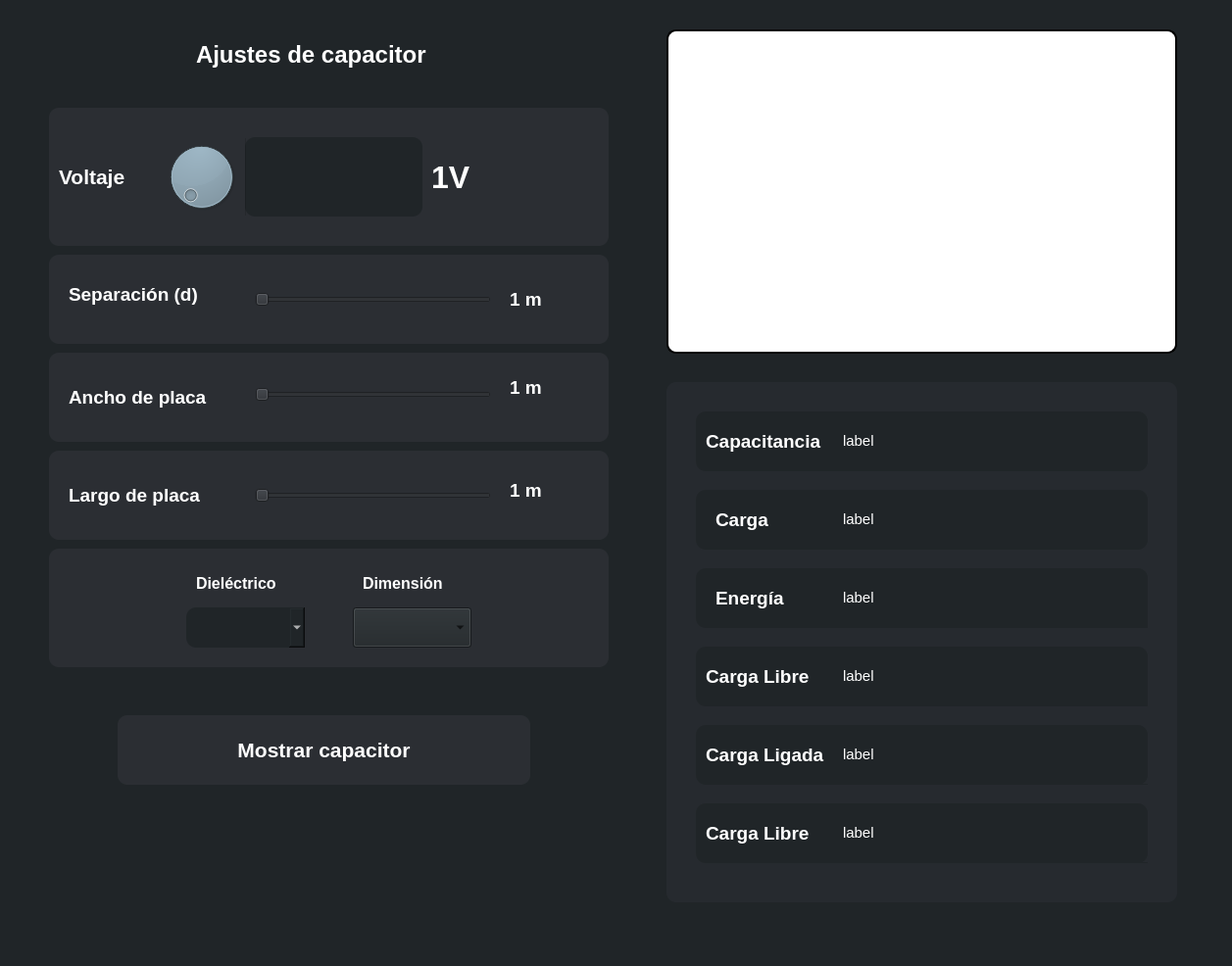
<?xml version="1.0" encoding="UTF-8"?>
<ui version="4.0">
 <class>MainWindow</class>
 <widget class="QMainWindow" name="MainWindow">
  <property name="geometry">
   <rect>
    <x>0</x>
    <y>0</y>
    <width>1257</width>
    <height>986</height>
   </rect>
  </property>
  <property name="windowTitle">
   <string>Capacitor de placas paralelas</string>
  </property>
  <property name="styleSheet">
   <string notr="true">background-color: rgb(32, 37, 40);</string>
  </property>
  <widget class="QWidget" name="centralwidget">
   <widget class="QLabel" name="label">
    <property name="geometry">
     <rect>
      <x>200</x>
      <y>40</y>
      <width>351</width>
      <height>31</height>
     </rect>
    </property>
    <property name="font">
     <font>
      <family>Tahoma</family>
      <pointsize>18</pointsize>
      <weight>75</weight>
      <bold>true</bold>
     </font>
    </property>
    <property name="styleSheet">
     <string notr="true">color: rgb(255, 255, 255);</string>
    </property>
    <property name="text">
     <string>Ajustes de capacitor</string>
    </property>
   </widget>
   <widget class="QDial" name="dial">
    <property name="geometry">
     <rect>
      <x>160</x>
      <y>140</y>
      <width>91</width>
      <height>81</height>
     </rect>
    </property>
    <property name="minimum">
     <number>1</number>
    </property>
    <property name="maximum">
     <number>50</number>
    </property>
    <property name="tracking">
     <bool>true</bool>
    </property>
    <property name="orientation">
     <enum>Qt::Vertical</enum>
    </property>
    <property name="invertedAppearance">
     <bool>false</bool>
    </property>
    <property name="invertedControls">
     <bool>false</bool>
    </property>
   </widget>
   <widget class="QLabel" name="label_2">
    <property name="geometry">
     <rect>
      <x>60</x>
      <y>160</y>
      <width>111</width>
      <height>41</height>
     </rect>
    </property>
    <property name="font">
     <font>
      <family>Tahoma</family>
      <pointsize>16</pointsize>
      <weight>75</weight>
      <bold>true</bold>
     </font>
    </property>
    <property name="styleSheet">
     <string notr="true">color: rgb(255, 255, 255);
background-color: transparent;
</string>
    </property>
    <property name="text">
     <string>Voltaje</string>
    </property>
   </widget>
   <widget class="QLabel" name="voltajeLabel">
    <property name="geometry">
     <rect>
      <x>440</x>
      <y>150</y>
      <width>91</width>
      <height>61</height>
     </rect>
    </property>
    <property name="font">
     <font>
      <family>Tahoma</family>
      <pointsize>24</pointsize>
      <weight>75</weight>
      <bold>true</bold>
     </font>
    </property>
    <property name="styleSheet">
     <string notr="true">color: rgb(255, 255, 255);
background-color: transparent;
</string>
    </property>
    <property name="text">
     <string>1V</string>
    </property>
   </widget>
   <widget class="QProgressBar" name="voltajeBar">
    <property name="geometry">
     <rect>
      <x>250</x>
      <y>140</y>
      <width>181</width>
      <height>81</height>
     </rect>
    </property>
    <property name="styleSheet">
     <string notr="true">border-radius: 10px;</string>
    </property>
    <property name="minimum">
     <number>1</number>
    </property>
    <property name="maximum">
     <number>50</number>
    </property>
    <property name="value">
     <number>1</number>
    </property>
    <property name="textVisible">
     <bool>false</bool>
    </property>
   </widget>
   <widget class="QComboBox" name="dielectricoComboBox">
    <property name="geometry">
     <rect>
      <x>190</x>
      <y>620</y>
      <width>121</width>
      <height>41</height>
     </rect>
    </property>
    <property name="font">
     <font>
      <family>Tahoma</family>
      <pointsize>12</pointsize>
      <weight>75</weight>
      <bold>true</bold>
     </font>
    </property>
    <property name="styleSheet">
     <string notr="true">border-color: rgb(170, 255, 255);
color: rgb(255, 255, 255);
border-radius: 10px;</string>
    </property>
   </widget>
   <widget class="QComboBox" name="dimensionComboBox">
    <property name="geometry">
     <rect>
      <x>360</x>
      <y>620</y>
      <width>121</width>
      <height>41</height>
     </rect>
    </property>
    <property name="font">
     <font>
      <family>Tahoma</family>
      <pointsize>12</pointsize>
      <weight>75</weight>
      <bold>true</bold>
     </font>
    </property>
    <property name="styleSheet">
     <string notr="true">color: rgb(255, 255, 255);
color: rgb(255, 255, 255);
border-radius: 10px;
dimensionComboBox::item { color: white; }
</string>
    </property>
   </widget>
   <widget class="QPushButton" name="calculateButton">
    <property name="geometry">
     <rect>
      <x>120</x>
      <y>730</y>
      <width>421</width>
      <height>71</height>
     </rect>
    </property>
    <property name="font">
     <font>
      <family>Tahoma</family>
      <pointsize>16</pointsize>
      <weight>75</weight>
      <bold>true</bold>
     </font>
    </property>
    <property name="styleSheet">
     <string notr="true">border-radius: 10px;
color: rgb(255, 255, 255);
background-color: rgb(43, 46, 51);</string>
    </property>
    <property name="text">
     <string>Mostrar capacitor</string>
    </property>
   </widget>
   <widget class="QLabel" name="imageLabel">
    <property name="geometry">
     <rect>
      <x>680</x>
      <y>30</y>
      <width>521</width>
      <height>331</height>
     </rect>
    </property>
    <property name="styleSheet">
     <string notr="true">background-color: rgb(255, 255, 255);
border: 2px solid black;
border-radius: 10px;</string>
    </property>
    <property name="text">
     <string/>
    </property>
   </widget>
   <widget class="QLabel" name="separacionLabel">
    <property name="geometry">
     <rect>
      <x>520</x>
      <y>280</y>
      <width>81</width>
      <height>51</height>
     </rect>
    </property>
    <property name="font">
     <font>
      <family>Tahoma</family>
      <pointsize>14</pointsize>
      <weight>75</weight>
      <bold>true</bold>
     </font>
    </property>
    <property name="styleSheet">
     <string notr="true">color: rgb(255, 255, 255);
background-color: rgb(43, 46, 51);</string>
    </property>
    <property name="text">
     <string>1 m</string>
    </property>
   </widget>
   <widget class="QLabel" name="anchoLabel">
    <property name="geometry">
     <rect>
      <x>520</x>
      <y>380</y>
      <width>81</width>
      <height>31</height>
     </rect>
    </property>
    <property name="font">
     <font>
      <family>Tahoma</family>
      <pointsize>14</pointsize>
      <weight>75</weight>
      <bold>true</bold>
     </font>
    </property>
    <property name="styleSheet">
     <string notr="true">color: rgb(255, 255, 255);
background-color: rgb(43, 46, 51);</string>
    </property>
    <property name="text">
     <string>1 m</string>
    </property>
   </widget>
   <widget class="QSlider" name="anchoSlider">
    <property name="geometry">
     <rect>
      <x>260</x>
      <y>387</y>
      <width>241</width>
      <height>31</height>
     </rect>
    </property>
    <property name="styleSheet">
     <string notr="true">background-color: rgb(43, 46, 51);</string>
    </property>
    <property name="minimum">
     <number>1</number>
    </property>
    <property name="maximum">
     <number>100</number>
    </property>
    <property name="orientation">
     <enum>Qt::Horizontal</enum>
    </property>
   </widget>
   <widget class="QLabel" name="label_5">
    <property name="geometry">
     <rect>
      <x>70</x>
      <y>380</y>
      <width>191</width>
      <height>51</height>
     </rect>
    </property>
    <property name="font">
     <font>
      <family>Tahoma</family>
      <pointsize>14</pointsize>
      <weight>75</weight>
      <bold>true</bold>
     </font>
    </property>
    <property name="styleSheet">
     <string notr="true">color: rgb(255, 255, 255);
background-color: rgb(43, 46, 51);</string>
    </property>
    <property name="text">
     <string>Ancho de placa</string>
    </property>
   </widget>
   <widget class="QSlider" name="separacionSlider">
    <property name="geometry">
     <rect>
      <x>260</x>
      <y>290</y>
      <width>241</width>
      <height>31</height>
     </rect>
    </property>
    <property name="styleSheet">
     <string notr="true">background-color: rgb(43, 46, 51);</string>
    </property>
    <property name="minimum">
     <number>1</number>
    </property>
    <property name="maximum">
     <number>100</number>
    </property>
    <property name="orientation">
     <enum>Qt::Horizontal</enum>
    </property>
   </widget>
   <widget class="QLabel" name="label_3">
    <property name="geometry">
     <rect>
      <x>70</x>
      <y>280</y>
      <width>171</width>
      <height>41</height>
     </rect>
    </property>
    <property name="font">
     <font>
      <family>Tahoma</family>
      <pointsize>14</pointsize>
      <weight>75</weight>
      <bold>true</bold>
     </font>
    </property>
    <property name="styleSheet">
     <string notr="true">color: rgb(255, 255, 255);
background-color: rgb(43, 46, 51);</string>
    </property>
    <property name="text">
     <string>Separación (d)</string>
    </property>
   </widget>
   <widget class="QLabel" name="batteryLabel">
    <property name="geometry">
     <rect>
      <x>540</x>
      <y>140</y>
      <width>71</width>
      <height>71</height>
     </rect>
    </property>
    <property name="styleSheet">
     <string notr="true">background-color: transparent;
</string>
    </property>
    <property name="text">
     <string/>
    </property>
   </widget>
   <widget class="QLabel" name="label_6">
    <property name="geometry">
     <rect>
      <x>200</x>
      <y>580</y>
      <width>121</width>
      <height>31</height>
     </rect>
    </property>
    <property name="font">
     <font>
      <family>Tahoma</family>
      <pointsize>12</pointsize>
      <weight>75</weight>
      <bold>true</bold>
     </font>
    </property>
    <property name="styleSheet">
     <string notr="true">color: rgb(255, 255, 255);
background-color: transparent;
</string>
    </property>
    <property name="text">
     <string>Dieléctrico</string>
    </property>
   </widget>
   <widget class="QLabel" name="label_7">
    <property name="geometry">
     <rect>
      <x>370</x>
      <y>580</y>
      <width>161</width>
      <height>31</height>
     </rect>
    </property>
    <property name="font">
     <font>
      <family>Tahoma</family>
      <pointsize>12</pointsize>
      <weight>75</weight>
      <bold>true</bold>
     </font>
    </property>
    <property name="styleSheet">
     <string notr="true">color: rgb(255, 255, 255);
background-color: transparent;</string>
    </property>
    <property name="text">
     <string>Dimensión</string>
    </property>
   </widget>
   <widget class="QLabel" name="largoLabel">
    <property name="geometry">
     <rect>
      <x>520</x>
      <y>480</y>
      <width>91</width>
      <height>41</height>
     </rect>
    </property>
    <property name="font">
     <font>
      <family>Tahoma</family>
      <pointsize>14</pointsize>
      <weight>75</weight>
      <bold>true</bold>
     </font>
    </property>
    <property name="styleSheet">
     <string notr="true">color: rgb(255, 255, 255);
background-color: rgb(43, 46, 51);</string>
    </property>
    <property name="text">
     <string>1 m</string>
    </property>
   </widget>
   <widget class="QSlider" name="largoSlider">
    <property name="geometry">
     <rect>
      <x>260</x>
      <y>490</y>
      <width>241</width>
      <height>31</height>
     </rect>
    </property>
    <property name="styleSheet">
     <string notr="true">color: rgb(255, 255, 255);
background-color: rgb(43, 46, 51);</string>
    </property>
    <property name="minimum">
     <number>1</number>
    </property>
    <property name="maximum">
     <number>100</number>
    </property>
    <property name="orientation">
     <enum>Qt::Horizontal</enum>
    </property>
   </widget>
   <widget class="QLabel" name="label_4">
    <property name="geometry">
     <rect>
      <x>70</x>
      <y>480</y>
      <width>171</width>
      <height>51</height>
     </rect>
    </property>
    <property name="font">
     <font>
      <family>Tahoma</family>
      <pointsize>14</pointsize>
      <weight>75</weight>
      <bold>true</bold>
     </font>
    </property>
    <property name="styleSheet">
     <string notr="true">color: rgb(255, 255, 255);
background-color: rgb(43, 46, 51);</string>
    </property>
    <property name="text">
     <string>Largo de placa</string>
    </property>
   </widget>
   <widget class="QLabel" name="imageLabel_2">
    <property name="geometry">
     <rect>
      <x>50</x>
      <y>460</y>
      <width>571</width>
      <height>91</height>
     </rect>
    </property>
    <property name="styleSheet">
     <string notr="true">background-color: rgb(43, 46, 51);
border-radius: 10px;</string>
    </property>
    <property name="text">
     <string/>
    </property>
   </widget>
   <widget class="QLabel" name="imageLabel_3">
    <property name="geometry">
     <rect>
      <x>50</x>
      <y>360</y>
      <width>571</width>
      <height>91</height>
     </rect>
    </property>
    <property name="styleSheet">
     <string notr="true">background-color: rgb(43, 46, 51);
border-radius: 10px;</string>
    </property>
    <property name="text">
     <string/>
    </property>
   </widget>
   <widget class="QLabel" name="imageLabel_4">
    <property name="geometry">
     <rect>
      <x>50</x>
      <y>260</y>
      <width>571</width>
      <height>91</height>
     </rect>
    </property>
    <property name="styleSheet">
     <string notr="true">background-color: rgb(43, 46, 51);
border-radius: 10px;</string>
    </property>
    <property name="text">
     <string/>
    </property>
   </widget>
   <widget class="QLabel" name="imageLabel_5">
    <property name="geometry">
     <rect>
      <x>50</x>
      <y>110</y>
      <width>571</width>
      <height>141</height>
     </rect>
    </property>
    <property name="styleSheet">
     <string notr="true">background-color: rgb(43, 46, 51);
border-radius: 10px;</string>
    </property>
    <property name="text">
     <string/>
    </property>
   </widget>
   <widget class="QLabel" name="imageLabel_6">
    <property name="geometry">
     <rect>
      <x>50</x>
      <y>560</y>
      <width>571</width>
      <height>121</height>
     </rect>
    </property>
    <property name="styleSheet">
     <string notr="true">background-color: rgb(43, 46, 51);
border-radius: 10px;</string>
    </property>
    <property name="text">
     <string/>
    </property>
   </widget>
   <widget class="QFrame" name="informationLabel">
    <property name="geometry">
     <rect>
      <x>680</x>
      <y>390</y>
      <width>521</width>
      <height>531</height>
     </rect>
    </property>
    <property name="styleSheet">
     <string notr="true">border-radius: 10px;
background-color: rgb(38, 42, 47);</string>
    </property>
    <property name="frameShape">
     <enum>QFrame::StyledPanel</enum>
    </property>
    <property name="frameShadow">
     <enum>QFrame::Raised</enum>
    </property>
    <widget class="QFrame" name="frame">
     <property name="geometry">
      <rect>
       <x>30</x>
       <y>30</y>
       <width>461</width>
       <height>61</height>
      </rect>
     </property>
     <property name="styleSheet">
      <string notr="true">border-radius: 10px;
background-color: rgb(32, 37, 40);</string>
     </property>
     <property name="frameShape">
      <enum>QFrame::StyledPanel</enum>
     </property>
     <property name="frameShadow">
      <enum>QFrame::Raised</enum>
     </property>
     <widget class="QFrame" name="frame_2">
      <property name="geometry">
       <rect>
        <x>240</x>
        <y>70</y>
        <width>481</width>
        <height>71</height>
       </rect>
      </property>
      <property name="styleSheet">
       <string notr="true">border-radius: 10px;</string>
      </property>
      <property name="frameShape">
       <enum>QFrame::StyledPanel</enum>
      </property>
      <property name="frameShadow">
       <enum>QFrame::Raised</enum>
      </property>
     </widget>
     <widget class="QLabel" name="label_8">
      <property name="geometry">
       <rect>
        <x>10</x>
        <y>10</y>
        <width>161</width>
        <height>41</height>
       </rect>
      </property>
      <property name="font">
       <font>
        <family>Tahoma</family>
        <pointsize>14</pointsize>
        <weight>75</weight>
        <bold>true</bold>
       </font>
      </property>
      <property name="styleSheet">
       <string notr="true">color: rgb(255, 255, 255);
background-color: transparent;
</string>
      </property>
      <property name="text">
       <string>Capacitancia</string>
      </property>
     </widget>
     <widget class="QLabel" name="capacitanciaLabel">
      <property name="geometry">
       <rect>
        <x>150</x>
        <y>20</y>
        <width>301</width>
        <height>19</height>
       </rect>
      </property>
      <property name="font">
       <font>
        <family>Tahoma</family>
        <pointsize>11</pointsize>
        <weight>50</weight>
        <bold>false</bold>
       </font>
      </property>
      <property name="styleSheet">
       <string notr="true">color: rgb(255, 255, 255);
background-color: transparent;
</string>
      </property>
      <property name="text">
       <string>label</string>
      </property>
     </widget>
    </widget>
    <widget class="QFrame" name="frame_3">
     <property name="geometry">
      <rect>
       <x>30</x>
       <y>110</y>
       <width>461</width>
       <height>61</height>
      </rect>
     </property>
     <property name="styleSheet">
      <string notr="true">border-radius: 10px;
background-color: rgb(32, 37, 40);</string>
     </property>
     <property name="frameShape">
      <enum>QFrame::StyledPanel</enum>
     </property>
     <property name="frameShadow">
      <enum>QFrame::Raised</enum>
     </property>
     <widget class="QFrame" name="frame_6">
      <property name="geometry">
       <rect>
        <x>240</x>
        <y>70</y>
        <width>481</width>
        <height>71</height>
       </rect>
      </property>
      <property name="styleSheet">
       <string notr="true">border-radius: 10px;</string>
      </property>
      <property name="frameShape">
       <enum>QFrame::StyledPanel</enum>
      </property>
      <property name="frameShadow">
       <enum>QFrame::Raised</enum>
      </property>
     </widget>
     <widget class="QLabel" name="label_9">
      <property name="geometry">
       <rect>
        <x>20</x>
        <y>10</y>
        <width>121</width>
        <height>41</height>
       </rect>
      </property>
      <property name="font">
       <font>
        <family>Tahoma</family>
        <pointsize>14</pointsize>
        <weight>75</weight>
        <bold>true</bold>
       </font>
      </property>
      <property name="styleSheet">
       <string notr="true">color: rgb(255, 255, 255);
background-color: transparent;
</string>
      </property>
      <property name="text">
       <string>Carga</string>
      </property>
     </widget>
     <widget class="QLabel" name="cargaLabel">
      <property name="geometry">
       <rect>
        <x>150</x>
        <y>20</y>
        <width>301</width>
        <height>19</height>
       </rect>
      </property>
      <property name="font">
       <font>
        <family>Tahoma</family>
        <pointsize>11</pointsize>
        <weight>50</weight>
        <bold>false</bold>
       </font>
      </property>
      <property name="styleSheet">
       <string notr="true">color: rgb(255, 255, 255);
background-color: transparent;
</string>
      </property>
      <property name="text">
       <string>label</string>
      </property>
     </widget>
    </widget>
    <widget class="QFrame" name="frame_7">
     <property name="geometry">
      <rect>
       <x>30</x>
       <y>190</y>
       <width>461</width>
       <height>61</height>
      </rect>
     </property>
     <property name="styleSheet">
      <string notr="true">border-radius: 10px;
background-color: rgb(32, 37, 40);</string>
     </property>
     <property name="frameShape">
      <enum>QFrame::StyledPanel</enum>
     </property>
     <property name="frameShadow">
      <enum>QFrame::Raised</enum>
     </property>
     <widget class="QFrame" name="frame_8">
      <property name="geometry">
       <rect>
        <x>240</x>
        <y>70</y>
        <width>481</width>
        <height>71</height>
       </rect>
      </property>
      <property name="styleSheet">
       <string notr="true">border-radius: 10px;</string>
      </property>
      <property name="frameShape">
       <enum>QFrame::StyledPanel</enum>
      </property>
      <property name="frameShadow">
       <enum>QFrame::Raised</enum>
      </property>
     </widget>
     <widget class="QFrame" name="frame_9">
      <property name="geometry">
       <rect>
        <x>240</x>
        <y>40</y>
        <width>461</width>
        <height>61</height>
       </rect>
      </property>
      <property name="styleSheet">
       <string notr="true">border-radius: 10px;</string>
      </property>
      <property name="frameShape">
       <enum>QFrame::StyledPanel</enum>
      </property>
      <property name="frameShadow">
       <enum>QFrame::Raised</enum>
      </property>
      <widget class="QFrame" name="frame_10">
       <property name="geometry">
        <rect>
         <x>240</x>
         <y>70</y>
         <width>481</width>
         <height>71</height>
        </rect>
       </property>
       <property name="styleSheet">
        <string notr="true">border-radius: 10px;</string>
       </property>
       <property name="frameShape">
        <enum>QFrame::StyledPanel</enum>
       </property>
       <property name="frameShadow">
        <enum>QFrame::Raised</enum>
       </property>
      </widget>
     </widget>
     <widget class="QLabel" name="label_10">
      <property name="geometry">
       <rect>
        <x>20</x>
        <y>10</y>
        <width>91</width>
        <height>41</height>
       </rect>
      </property>
      <property name="font">
       <font>
        <family>Tahoma</family>
        <pointsize>14</pointsize>
        <weight>75</weight>
        <bold>true</bold>
       </font>
      </property>
      <property name="styleSheet">
       <string notr="true">color: rgb(255, 255, 255);
background-color: transparent;
</string>
      </property>
      <property name="text">
       <string>Energía</string>
      </property>
     </widget>
     <widget class="QLabel" name="energiaLabel">
      <property name="geometry">
       <rect>
        <x>150</x>
        <y>20</y>
        <width>301</width>
        <height>19</height>
       </rect>
      </property>
      <property name="font">
       <font>
        <family>Tahoma</family>
        <pointsize>11</pointsize>
        <weight>50</weight>
        <bold>false</bold>
       </font>
      </property>
      <property name="styleSheet">
       <string notr="true">color: rgb(255, 255, 255);
background-color: transparent;
</string>
      </property>
      <property name="text">
       <string>label</string>
      </property>
     </widget>
    </widget>
    <widget class="QFrame" name="frame_11">
     <property name="geometry">
      <rect>
       <x>30</x>
       <y>270</y>
       <width>461</width>
       <height>61</height>
      </rect>
     </property>
     <property name="styleSheet">
      <string notr="true">border-radius: 10px;
background-color: rgb(32, 37, 40);</string>
     </property>
     <property name="frameShape">
      <enum>QFrame::StyledPanel</enum>
     </property>
     <property name="frameShadow">
      <enum>QFrame::Raised</enum>
     </property>
     <widget class="QFrame" name="frame_12">
      <property name="geometry">
       <rect>
        <x>240</x>
        <y>70</y>
        <width>481</width>
        <height>71</height>
       </rect>
      </property>
      <property name="styleSheet">
       <string notr="true">border-radius: 10px;</string>
      </property>
      <property name="frameShape">
       <enum>QFrame::StyledPanel</enum>
      </property>
      <property name="frameShadow">
       <enum>QFrame::Raised</enum>
      </property>
     </widget>
     <widget class="QFrame" name="frame_13">
      <property name="geometry">
       <rect>
        <x>220</x>
        <y>40</y>
        <width>461</width>
        <height>61</height>
       </rect>
      </property>
      <property name="styleSheet">
       <string notr="true">border-radius: 10px;</string>
      </property>
      <property name="frameShape">
       <enum>QFrame::StyledPanel</enum>
      </property>
      <property name="frameShadow">
       <enum>QFrame::Raised</enum>
      </property>
      <widget class="QFrame" name="frame_14">
       <property name="geometry">
        <rect>
         <x>240</x>
         <y>70</y>
         <width>481</width>
         <height>71</height>
        </rect>
       </property>
       <property name="styleSheet">
        <string notr="true">border-radius: 10px;</string>
       </property>
       <property name="frameShape">
        <enum>QFrame::StyledPanel</enum>
       </property>
       <property name="frameShadow">
        <enum>QFrame::Raised</enum>
       </property>
      </widget>
     </widget>
     <widget class="QLabel" name="label_11">
      <property name="geometry">
       <rect>
        <x>10</x>
        <y>10</y>
        <width>161</width>
        <height>41</height>
       </rect>
      </property>
      <property name="font">
       <font>
        <family>Tahoma</family>
        <pointsize>14</pointsize>
        <weight>75</weight>
        <bold>true</bold>
       </font>
      </property>
      <property name="styleSheet">
       <string notr="true">color: rgb(255, 255, 255);
background-color: transparent;
</string>
      </property>
      <property name="text">
       <string>Carga Libre</string>
      </property>
     </widget>
     <widget class="QLabel" name="cargalibreLabel">
      <property name="geometry">
       <rect>
        <x>150</x>
        <y>20</y>
        <width>301</width>
        <height>19</height>
       </rect>
      </property>
      <property name="font">
       <font>
        <family>Tahoma</family>
        <pointsize>11</pointsize>
        <weight>50</weight>
        <bold>false</bold>
       </font>
      </property>
      <property name="styleSheet">
       <string notr="true">color: rgb(255, 255, 255);
background-color: transparent;
</string>
      </property>
      <property name="text">
       <string>label</string>
      </property>
     </widget>
    </widget>
    <widget class="QFrame" name="frame_15">
     <property name="geometry">
      <rect>
       <x>30</x>
       <y>350</y>
       <width>461</width>
       <height>61</height>
      </rect>
     </property>
     <property name="styleSheet">
      <string notr="true">border-radius: 10px;
background-color: rgb(32, 37, 40);</string>
     </property>
     <property name="frameShape">
      <enum>QFrame::StyledPanel</enum>
     </property>
     <property name="frameShadow">
      <enum>QFrame::Raised</enum>
     </property>
     <widget class="QFrame" name="frame_16">
      <property name="geometry">
       <rect>
        <x>240</x>
        <y>70</y>
        <width>481</width>
        <height>71</height>
       </rect>
      </property>
      <property name="styleSheet">
       <string notr="true">border-radius: 10px;</string>
      </property>
      <property name="frameShape">
       <enum>QFrame::StyledPanel</enum>
      </property>
      <property name="frameShadow">
       <enum>QFrame::Raised</enum>
      </property>
     </widget>
     <widget class="QFrame" name="frame_17">
      <property name="geometry">
       <rect>
        <x>260</x>
        <y>60</y>
        <width>461</width>
        <height>61</height>
       </rect>
      </property>
      <property name="styleSheet">
       <string notr="true">border-radius: 10px;</string>
      </property>
      <property name="frameShape">
       <enum>QFrame::StyledPanel</enum>
      </property>
      <property name="frameShadow">
       <enum>QFrame::Raised</enum>
      </property>
      <widget class="QFrame" name="frame_18">
       <property name="geometry">
        <rect>
         <x>240</x>
         <y>70</y>
         <width>481</width>
         <height>71</height>
        </rect>
       </property>
       <property name="styleSheet">
        <string notr="true">border-radius: 10px;</string>
       </property>
       <property name="frameShape">
        <enum>QFrame::StyledPanel</enum>
       </property>
       <property name="frameShadow">
        <enum>QFrame::Raised</enum>
       </property>
      </widget>
     </widget>
     <widget class="QLabel" name="label_12">
      <property name="geometry">
       <rect>
        <x>10</x>
        <y>10</y>
        <width>161</width>
        <height>41</height>
       </rect>
      </property>
      <property name="font">
       <font>
        <family>Tahoma</family>
        <pointsize>14</pointsize>
        <weight>75</weight>
        <bold>true</bold>
       </font>
      </property>
      <property name="styleSheet">
       <string notr="true">color: rgb(255, 255, 255);
background-color: transparent;
</string>
      </property>
      <property name="text">
       <string>Carga Ligada</string>
      </property>
     </widget>
     <widget class="QLabel" name="cargaligadaLabel">
      <property name="geometry">
       <rect>
        <x>150</x>
        <y>20</y>
        <width>301</width>
        <height>19</height>
       </rect>
      </property>
      <property name="font">
       <font>
        <family>Tahoma</family>
        <pointsize>11</pointsize>
        <weight>50</weight>
        <bold>false</bold>
       </font>
      </property>
      <property name="styleSheet">
       <string notr="true">color: rgb(255, 255, 255);
background-color: transparent;
</string>
      </property>
      <property name="text">
       <string>label</string>
      </property>
     </widget>
    </widget>
    <widget class="QFrame" name="frame_19">
     <property name="geometry">
      <rect>
       <x>30</x>
       <y>430</y>
       <width>461</width>
       <height>61</height>
      </rect>
     </property>
     <property name="styleSheet">
      <string notr="true">border-radius: 10px;
background-color: rgb(32, 37, 40);</string>
     </property>
     <property name="frameShape">
      <enum>QFrame::StyledPanel</enum>
     </property>
     <property name="frameShadow">
      <enum>QFrame::Raised</enum>
     </property>
     <widget class="QFrame" name="frame_20">
      <property name="geometry">
       <rect>
        <x>240</x>
        <y>70</y>
        <width>481</width>
        <height>71</height>
       </rect>
      </property>
      <property name="styleSheet">
       <string notr="true">border-radius: 10px;</string>
      </property>
      <property name="frameShape">
       <enum>QFrame::StyledPanel</enum>
      </property>
      <property name="frameShadow">
       <enum>QFrame::Raised</enum>
      </property>
     </widget>
     <widget class="QFrame" name="frame_21">
      <property name="geometry">
       <rect>
        <x>260</x>
        <y>60</y>
        <width>461</width>
        <height>61</height>
       </rect>
      </property>
      <property name="styleSheet">
       <string notr="true">border-radius: 10px;</string>
      </property>
      <property name="frameShape">
       <enum>QFrame::StyledPanel</enum>
      </property>
      <property name="frameShadow">
       <enum>QFrame::Raised</enum>
      </property>
      <widget class="QFrame" name="frame_22">
       <property name="geometry">
        <rect>
         <x>240</x>
         <y>70</y>
         <width>481</width>
         <height>71</height>
        </rect>
       </property>
       <property name="styleSheet">
        <string notr="true">border-radius: 10px;</string>
       </property>
       <property name="frameShape">
        <enum>QFrame::StyledPanel</enum>
       </property>
       <property name="frameShadow">
        <enum>QFrame::Raised</enum>
       </property>
      </widget>
     </widget>
     <widget class="QLabel" name="label_13">
      <property name="geometry">
       <rect>
        <x>10</x>
        <y>10</y>
        <width>161</width>
        <height>41</height>
       </rect>
      </property>
      <property name="font">
       <font>
        <family>Tahoma</family>
        <pointsize>14</pointsize>
        <weight>75</weight>
        <bold>true</bold>
       </font>
      </property>
      <property name="styleSheet">
       <string notr="true">color: rgb(255, 255, 255);
background-color: transparent;
</string>
      </property>
      <property name="text">
       <string>Carga Libre</string>
      </property>
     </widget>
     <widget class="QLabel" name="librePlexiLabel">
      <property name="geometry">
       <rect>
        <x>150</x>
        <y>20</y>
        <width>301</width>
        <height>20</height>
       </rect>
      </property>
      <property name="font">
       <font>
        <family>Tahoma</family>
        <pointsize>11</pointsize>
        <weight>50</weight>
        <bold>false</bold>
       </font>
      </property>
      <property name="styleSheet">
       <string notr="true">color: rgb(255, 255, 255);
background-color: transparent;
</string>
      </property>
      <property name="text">
       <string>label</string>
      </property>
     </widget>
    </widget>
   </widget>
   <zorder>label</zorder>
   <zorder>calculateButton</zorder>
   <zorder>imageLabel</zorder>
   <zorder>imageLabel_2</zorder>
   <zorder>largoLabel</zorder>
   <zorder>largoSlider</zorder>
   <zorder>label_4</zorder>
   <zorder>imageLabel_3</zorder>
   <zorder>anchoLabel</zorder>
   <zorder>anchoSlider</zorder>
   <zorder>label_5</zorder>
   <zorder>imageLabel_4</zorder>
   <zorder>separacionSlider</zorder>
   <zorder>label_3</zorder>
   <zorder>separacionLabel</zorder>
   <zorder>imageLabel_5</zorder>
   <zorder>label_2</zorder>
   <zorder>dial</zorder>
   <zorder>voltajeBar</zorder>
   <zorder>batteryLabel</zorder>
   <zorder>voltajeLabel</zorder>
   <zorder>imageLabel_6</zorder>
   <zorder>label_6</zorder>
   <zorder>label_7</zorder>
   <zorder>dimensionComboBox</zorder>
   <zorder>dielectricoComboBox</zorder>
   <zorder>informationLabel</zorder>
  </widget>
  <widget class="QMenuBar" name="menubar">
   <property name="geometry">
    <rect>
     <x>0</x>
     <y>0</y>
     <width>1257</width>
     <height>21</height>
    </rect>
   </property>
  </widget>
  <widget class="QStatusBar" name="statusbar"/>
 </widget>
 <resources/>
 <connections/>
</ui>
